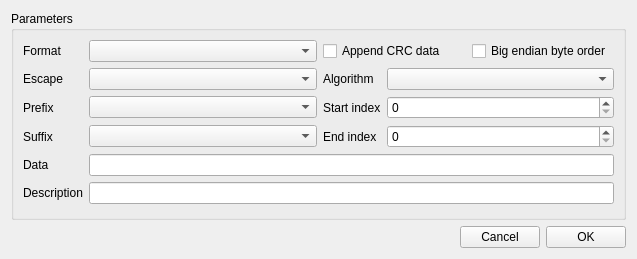
<?xml version="1.0" encoding="UTF-8"?>
<ui version="4.0">
 <class>xToolsPrestorerToolUiEditor</class>
 <widget class="QWidget" name="xToolsPrestorerToolUiEditor">
  <property name="geometry">
   <rect>
    <x>0</x>
    <y>0</y>
    <width>637</width>
    <height>259</height>
   </rect>
  </property>
  <property name="windowTitle">
   <string notr="true">Form</string>
  </property>
  <layout class="QGridLayout" name="gridLayout">
   <item row="0" column="0" colspan="3">
    <widget class="QGroupBox" name="groupBox">
     <property name="title">
      <string>Parameters</string>
     </property>
     <layout class="QGridLayout" name="gridLayout_2">
      <item row="4" column="2">
       <widget class="QLabel" name="label_8">
        <property name="sizePolicy">
         <sizepolicy hsizetype="Fixed" vsizetype="Preferred">
          <horstretch>0</horstretch>
          <verstretch>0</verstretch>
         </sizepolicy>
        </property>
        <property name="text">
         <string>End index</string>
        </property>
       </widget>
      </item>
      <item row="3" column="1">
       <widget class="xToolsAffixesComboBox" name="comboBoxPrefix"/>
      </item>
      <item row="1" column="0">
       <widget class="QLabel" name="label_2">
        <property name="sizePolicy">
         <sizepolicy hsizetype="Fixed" vsizetype="Preferred">
          <horstretch>0</horstretch>
          <verstretch>0</verstretch>
         </sizepolicy>
        </property>
        <property name="text">
         <string>Format</string>
        </property>
       </widget>
      </item>
      <item row="1" column="1">
       <widget class="xToolsTextFormatComboBox" name="comboBoxFormat"/>
      </item>
      <item row="2" column="3">
       <widget class="xToolsCrcAlgorithmComboBox" name="comboBoxAlgorithm"/>
      </item>
      <item row="4" column="3">
       <widget class="QSpinBox" name="spinBoxEnd">
        <property name="maximum">
         <number>1024</number>
        </property>
       </widget>
      </item>
      <item row="3" column="3">
       <widget class="QSpinBox" name="spinBoxStart">
        <property name="maximum">
         <number>1024</number>
        </property>
       </widget>
      </item>
      <item row="3" column="2">
       <widget class="QLabel" name="label_7">
        <property name="sizePolicy">
         <sizepolicy hsizetype="Fixed" vsizetype="Preferred">
          <horstretch>0</horstretch>
          <verstretch>0</verstretch>
         </sizepolicy>
        </property>
        <property name="text">
         <string>Start index</string>
        </property>
       </widget>
      </item>
      <item row="6" column="0">
       <widget class="QLabel" name="label_9">
        <property name="sizePolicy">
         <sizepolicy hsizetype="Fixed" vsizetype="Preferred">
          <horstretch>0</horstretch>
          <verstretch>0</verstretch>
         </sizepolicy>
        </property>
        <property name="text">
         <string>Data</string>
        </property>
       </widget>
      </item>
      <item row="2" column="2">
       <widget class="QLabel" name="label_6">
        <property name="sizePolicy">
         <sizepolicy hsizetype="Fixed" vsizetype="Preferred">
          <horstretch>0</horstretch>
          <verstretch>0</verstretch>
         </sizepolicy>
        </property>
        <property name="text">
         <string>Algorithm</string>
        </property>
       </widget>
      </item>
      <item row="4" column="0">
       <widget class="QLabel" name="label_5">
        <property name="sizePolicy">
         <sizepolicy hsizetype="Fixed" vsizetype="Preferred">
          <horstretch>0</horstretch>
          <verstretch>0</verstretch>
         </sizepolicy>
        </property>
        <property name="text">
         <string>Suffix</string>
        </property>
       </widget>
      </item>
      <item row="3" column="0">
       <widget class="QLabel" name="label_4">
        <property name="sizePolicy">
         <sizepolicy hsizetype="Fixed" vsizetype="Preferred">
          <horstretch>0</horstretch>
          <verstretch>0</verstretch>
         </sizepolicy>
        </property>
        <property name="text">
         <string>Prefix</string>
        </property>
       </widget>
      </item>
      <item row="2" column="0">
       <widget class="QLabel" name="label_3">
        <property name="sizePolicy">
         <sizepolicy hsizetype="Fixed" vsizetype="Preferred">
          <horstretch>0</horstretch>
          <verstretch>0</verstretch>
         </sizepolicy>
        </property>
        <property name="text">
         <string>Escape</string>
        </property>
       </widget>
      </item>
      <item row="6" column="1" colspan="3">
       <widget class="QLineEdit" name="lineEditData"/>
      </item>
      <item row="2" column="1">
       <widget class="xToolsEscapeCharacterComboBox" name="comboBoxEscape"/>
      </item>
      <item row="1" column="2" colspan="2">
       <layout class="QHBoxLayout" name="horizontalLayout">
        <item>
         <widget class="QCheckBox" name="checkBoxCrc">
          <property name="text">
           <string>Append CRC data</string>
          </property>
         </widget>
        </item>
        <item>
         <widget class="QCheckBox" name="checkBoxBigEndian">
          <property name="text">
           <string>Big endian byte order</string>
          </property>
         </widget>
        </item>
       </layout>
      </item>
      <item row="4" column="1">
       <widget class="xToolsAffixesComboBox" name="comboBoxSuffix"/>
      </item>
      <item row="7" column="0">
       <widget class="QLabel" name="label">
        <property name="sizePolicy">
         <sizepolicy hsizetype="Fixed" vsizetype="Preferred">
          <horstretch>0</horstretch>
          <verstretch>0</verstretch>
         </sizepolicy>
        </property>
        <property name="text">
         <string>Description</string>
        </property>
       </widget>
      </item>
      <item row="7" column="1" colspan="3">
       <widget class="QLineEdit" name="lineEditDescription"/>
      </item>
     </layout>
    </widget>
   </item>
   <item row="1" column="0">
    <spacer name="horizontalSpacer">
     <property name="orientation">
      <enum>Qt::Horizontal</enum>
     </property>
     <property name="sizeHint" stdset="0">
      <size>
       <width>40</width>
       <height>20</height>
      </size>
     </property>
    </spacer>
   </item>
   <item row="1" column="1">
    <widget class="QPushButton" name="pushButtonCancel">
     <property name="text">
      <string>Cancel</string>
     </property>
    </widget>
   </item>
   <item row="1" column="2">
    <widget class="QPushButton" name="pushButtonOk">
     <property name="text">
      <string>OK</string>
     </property>
    </widget>
   </item>
  </layout>
 </widget>
 <customwidgets>
  <customwidget>
   <class>xToolsEscapeCharacterComboBox</class>
   <extends>QComboBox</extends>
   <header location="global">xToolsEscapeCharacterComboBox.h</header>
  </customwidget>
  <customwidget>
   <class>xToolsTextFormatComboBox</class>
   <extends>QComboBox</extends>
   <header location="global">xToolsTextFormatComboBox.h</header>
  </customwidget>
  <customwidget>
   <class>xToolsAffixesComboBox</class>
   <extends>QComboBox</extends>
   <header location="global">xToolsAffixesComboBox.h</header>
  </customwidget>
  <customwidget>
   <class>xToolsCrcAlgorithmComboBox</class>
   <extends>QComboBox</extends>
   <header location="global">xToolsCrcAlgorithmComboBox.h</header>
  </customwidget>
 </customwidgets>
 <resources/>
 <connections/>
</ui>
